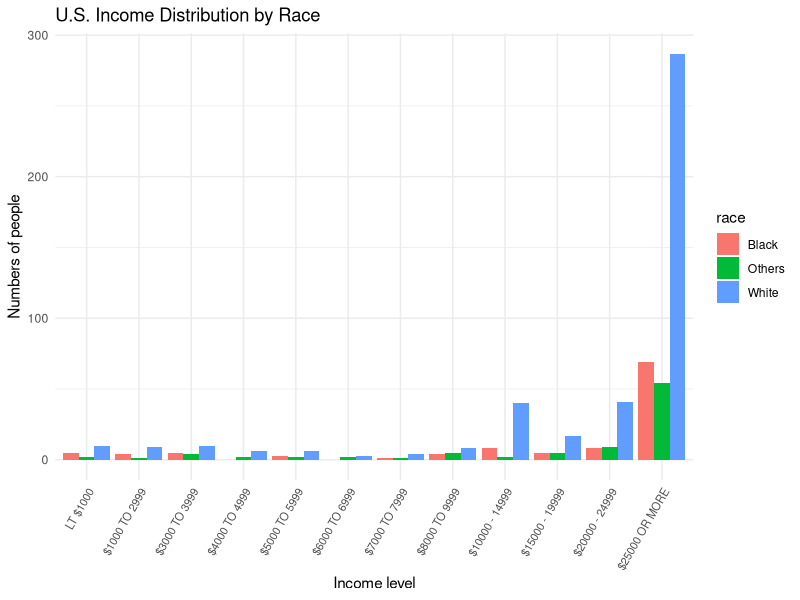
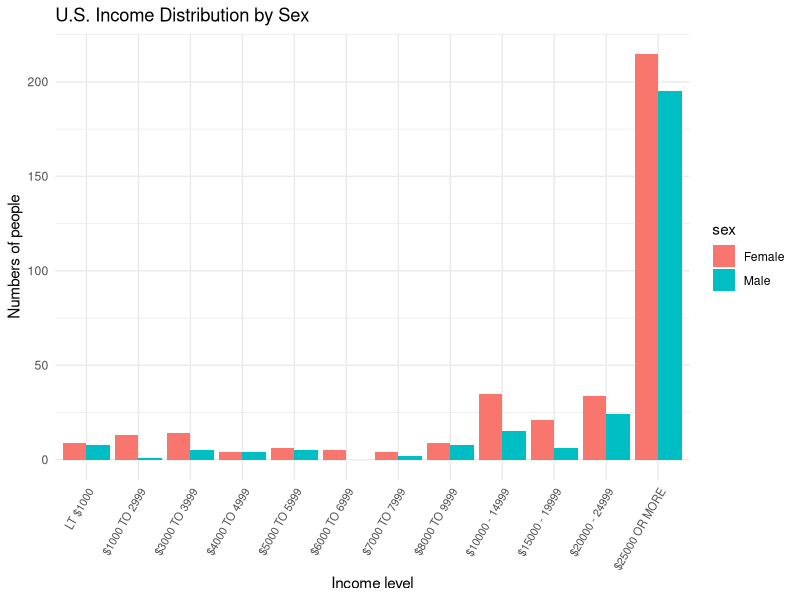
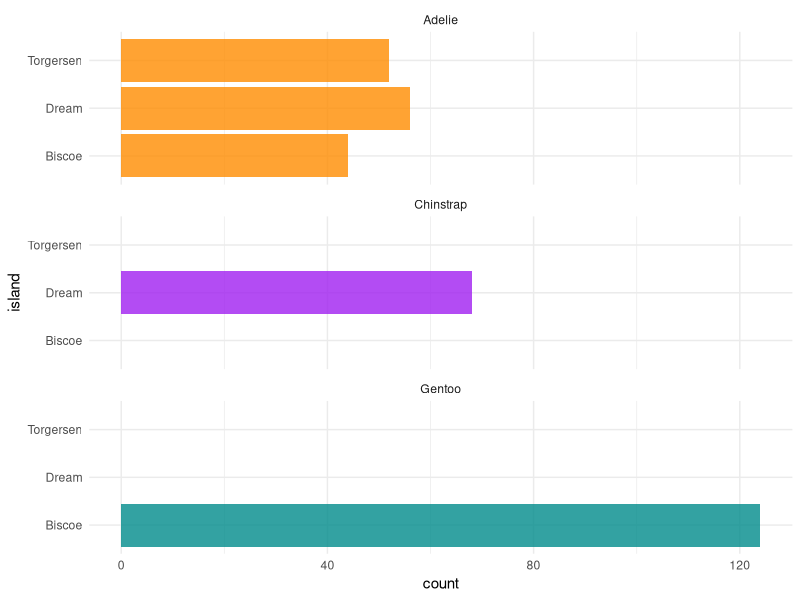
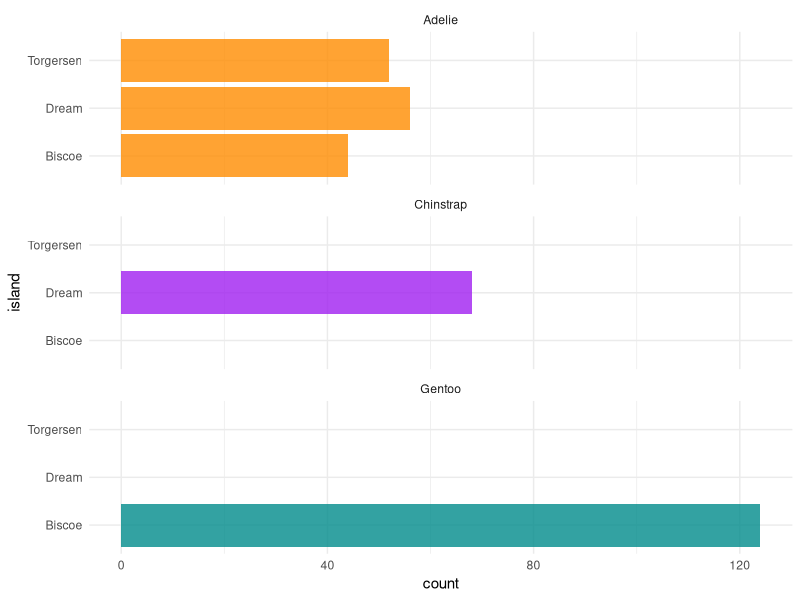

These figures' R source, in order:
## ---- chunk 1
knitr::opts_chunk$set(echo = FALSE)
knitr::opts_chunk$set(warning = FALSE)
knitr::opts_chunk$set(message = FALSE)
knitr::opts_chunk$set(fig.width=6.5, fig.height=2.8) 
# loading in relevant libraries
library(tidyverse)
library(dplyr, warn.conflicts = FALSE)
library(tidyr)
library(readxl)
library(data.table)
library(lubridate)
library(haven)
library(readxl)
library(ggplot2)
### Input data ###
income_race<-read.csv(here::here("outputs/data/race_income.csv"))
income_sex<-read.csv(here::here("outputs/data/sex_income.csv"))
## ---- chunk 2
#| message: false
#| warning: false
#| echo: false
#| label: fig-raceincome
#| fig-cap: "U.S. Income Distribution by Race"

# Make sure the order of the income level is the order we wanted
income_label <- c("LT $1000", "$1000 TO 2999", "$3000 TO 3999", "$4000 TO 4999", "$5000 TO 5999", "$6000 TO 6999", "$7000 TO 7999", "$8000 TO 9999", "$10000 - 14999", "$15000 - 19999", "$20000 - 24999", "$25000 OR MORE")
income_race$income <- 
  factor(income_race$income, 
         levels = income_label)

#generate graph#
ggplot(income_race, aes(x = income, y = the_number_of_people, fill = race)) +
  geom_bar(stat = "identity", position = position_dodge()) +
  labs(x = "Income level", y = "Numbers of people", title = "U.S. Income Distribution by Race") +
  theme_minimal() +
  theme(axis.text.x = element_text(angle = 60, hjust = 1, size = 8))

## ---- chunk 3
#| message: false
#| warning: false
#| echo: false
#| label: fig-raceincome
#| fig-cap: "U.S. Income Distribution by Sex"

# Make sure the order of the income level is the order we wanted
income_label <- c("LT $1000", "$1000 TO 2999", "$3000 TO 3999", "$4000 TO 4999", "$5000 TO 5999", "$6000 TO 6999", "$7000 TO 7999", "$8000 TO 9999", "$10000 - 14999", "$15000 - 19999", "$20000 - 24999", "$25000 OR MORE")
income_sex$income <- 
  factor(income_sex$income, 
         levels = income_label)

#generate graph#
ggplot(income_sex, aes(x = income, y = the_number_of_people, fill = sex)) +
  geom_bar(stat = "identity", position = position_dodge()) +
  labs(x = "Income level", y = "Numbers of people", title = "U.S. Income Distribution by Sex") +
  theme_minimal() +
  theme(axis.text.x = element_text(angle = 60, hjust = 1, size = 8))


## ---- chunk 4
#| label: fig-bills
#| fig-cap: Bills of penguins
#| echo: false

ggplot(penguins, aes(x = island, fill = species)) +
  geom_bar(alpha = 0.8) +
  scale_fill_manual(values = c("darkorange","purple","cyan4"),
                    guide = "none") +
  theme_minimal() +
  facet_wrap(~species, ncol = 1) +
  coord_flip()
## ---- chunk 5
#| label: fig-billssssss
#| fig-cap: More bills of penguins
#| echo: false
#| fig-width: 8
#| fig-height: 4

ggplot(penguins, aes(x = island, fill = species)) +
  geom_bar(alpha = 0.8) +
  scale_fill_manual(values = c("darkorange","purple","cyan4"),
                    guide = "none") +
  theme_minimal() +
  facet_wrap(~species, ncol = 1) +
  coord_flip()
